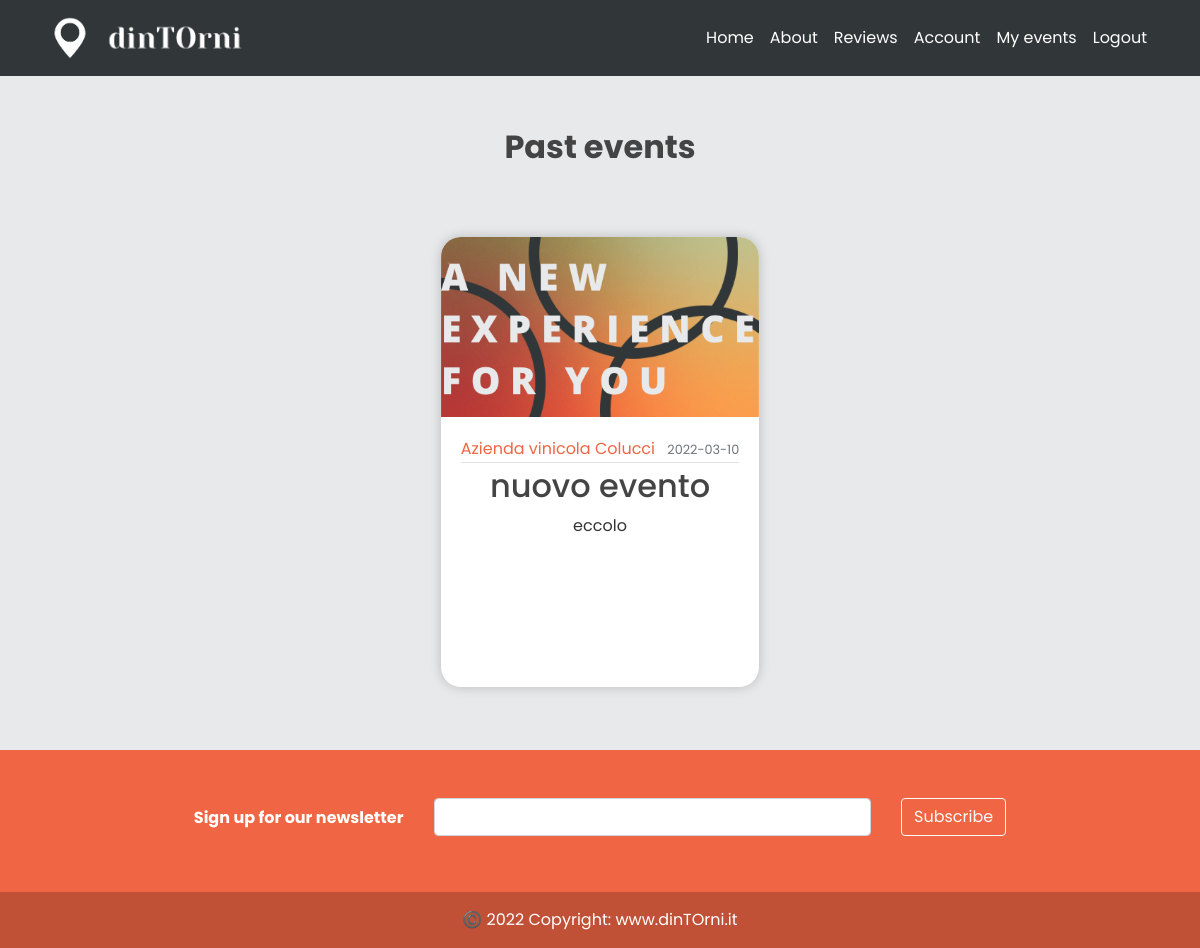
/user/events_joined (signed in), run on an earlier commit of the app's database.
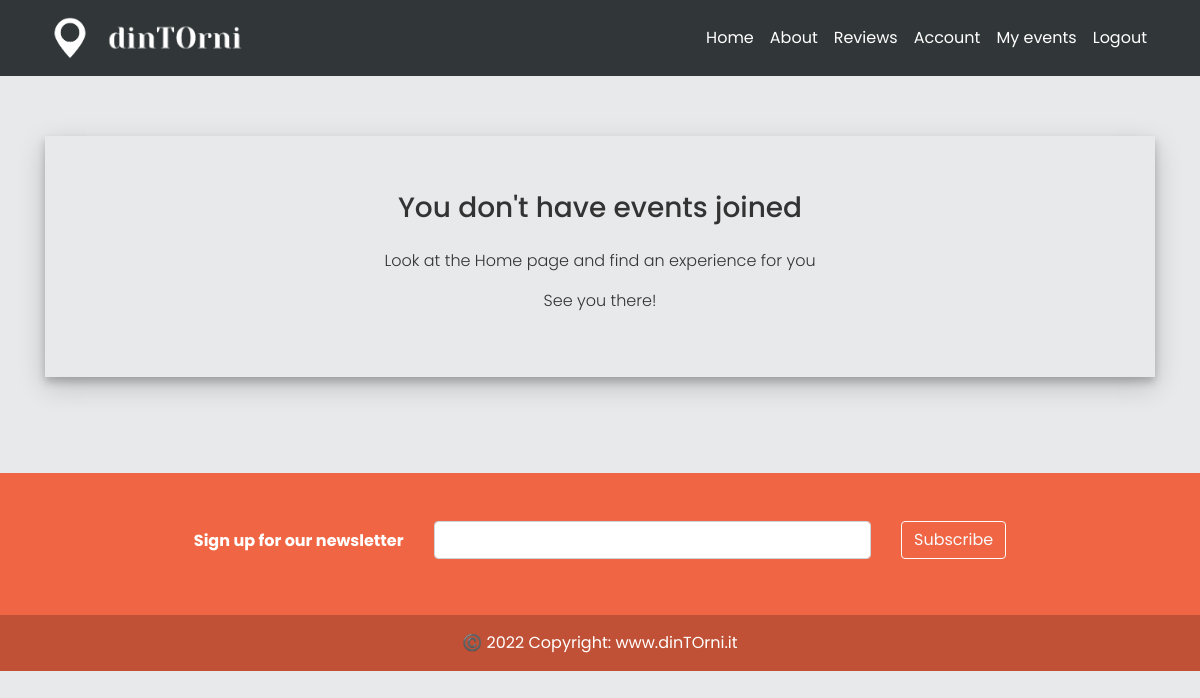
And on a later commit of the database.
### models.py (models this page shows, shortened)
class Event(db.Model):
    id = db.Column(db.Integer, primary_key=True)
    title = db.Column(db.String(100), nullable=False)
    date_event = db.Column(db.Date, nullable=False)
    location = db.Column(db.Text, nullable=False)
    price = db.Column(db.Float, nullable = True)
    equipment = db.Column(db.Text,  nullable=True)
    min_users = db.Column(db.Integer,  nullable=True)
    date_posted = db.Column(db.DateTime,
                            default=datetime.utcnow())  # default è listante corrente in cui posto
    content = db.Column(db.Text,  nullable=False)
    weaknesses = db.Column(db.Text,  nullable=True)
    image_event1 = db.Column(db.String(20), nullable=False, default='default.jpg')
    image_event2 = db.Column(db.String(20), nullable=False, default='default.jpg')
    image_event3 = db.Column(db.String(20), nullable=False, default='default.jpg')
    business_id = db.Column(db.Integer, db.ForeignKey('business.id'))  # db integer, è una chiave devo specificare la relazi

class User(db.Model, UserMixin):
    _tablename__ = 'user'
    id = db.Column(db.Integer, primary_key=True)
    email = db.Column(db.String(120), unique=True, nullable=False)
    image_file = db.Column(db.String(20), nullable=False, default='default.jpg')
    password = db.Column(db.String(60), nullable=False)
    telephone = db.Column(db.Integer(), nullable=False)
    type= db.Column(db.String(20))
    __mapper_args__={
        'polymorphic_identity': 'user',
        'polymorphic_on': type
    }

class Business(User, db.Model):
    _tablename__ = 'business'
    id = db.Column(db.Integer, db.ForeignKey('user.id'), primary_key=True)
    name = db.Column(db.String(20), unique=True, nullable=False)
    vat_number = db.Column(db.Integer())#rimettere i nullable
    city = db.Column(db.String(20))
    address = db.Column(db.String(30))
    events = db.relationship('Event', backref='creator', lazy=True)
    link_facebook = db.Column(db.String())
    link_instagram = db.Column(db.String())
    link_twitter = db.Column(db.String())
    link_website = db.Column(db.String())
    __mapper_args__ = {
        'polymorphic_identity': 'business',
    }

### app/users/routes.py (the view)
@users.route("/user/events_joined")
@login_required
def user_events():
    page = request.args.get('page', 1, type=int)
    jevents = JoinEvent.query.filter_by(user_id= current_user.id).all()
    events = []
    for e in jevents:
        ev = Event.query.filter_by(id = e.event_id).first()
        if ev:
            if ev.date_event > datetime.today().date():
                events.append(ev)
    events_already_done = []
    for e in jevents:
        ev = Event.query.filter_by(id=e.event_id).first()
        if ev:
            if ev.date_event < datetime.today().date():
                events_already_done.append(ev)
    return render_template('user_events.html', user=current_user, events = events, e_tot = len(events),
                           ea_tot = len(events_already_done), events_already_done=events_already_done)

### models.py (called while the page is built)
@login_manager.user_loader
def load_user(email):
    user = User.query.get(email)
    return user

### app/templates/user_events.html (shortened to what this page needs)
{% extends "layout.html" %}
{% block content %}
    {% if e_tot==0 and ea_tot==0%}
        <div class="container login-container pb-5 mb-0">
        <div class="row justify-content-center pb-5">
            <div class="col pr-0 pl-0 pb-5 login-form-1">
                <h3 class="pb-3">You don't have events joined</h3>
                    <div class="p-7">
                        <p class="text-center font-weight-light">Look at the Home page and find an experience for you</p>
                        <p class="text-center font-weight-light">See you there!</p>
                    </div>
                </div>
            </div>
        </div>
    {% endif %}
{% if ea_tot!=0 %}
    <div class="container">
    <div class="row text-center justify-content-center mb-5">
        <div class="col-xl-6 col-lg-8 pt-5">
            <h2 class="font-weight-bold">Past events</h2>
        </div>
    </div>
</div>
    <section>
        <div class="container pb-5">
            <div class="row justify-content-around">
                {% for event in events_already_done %}
                    <div class="card" id="card_home" style="margin: 15px;">
                        <img class="card-img-top" style="width: 100%; height: 15vw; object-fit: cover;" src="{{ url_for('static', filename='profile_pics/' + event.image_event1) }}">
                        <div class="card-body align-center">
                            <div class="article-metadata">
                                <a class="mr-2" href="{{ url_for('users.business_events', name=event.creator.name) }}">{{ event.creator.name }}</a>
                                <small class="text-muted">{{ event.date_event.strftime('%Y-%m-%d') }}</small>
                            </div>
                            <h2><a class="article-title" href="{{ url_for('events.update_event', event_id=event.id) }}">{{ event.title }}</a></h2>
                            <p class="article-content">{{ event.content }}</p>
                        </div>
                    </div>
                {% endfor %}
            </div>
        </div>
    </section>
{% endif %}
{% endblock content %}

What changed in the data, as far as the page shows it:
no longer on this page (row edited): Event: image_event1 (placeholder picture), creator.name "Azienda vinicola Colucci", date_event "2022-03-10", title "nuovo evento", content "eccolo"
Also different on the page:
text no longer shown: "Past events"
text now shown: "You don't have events joined Look at the Home page and find an experience for you See you there!"
